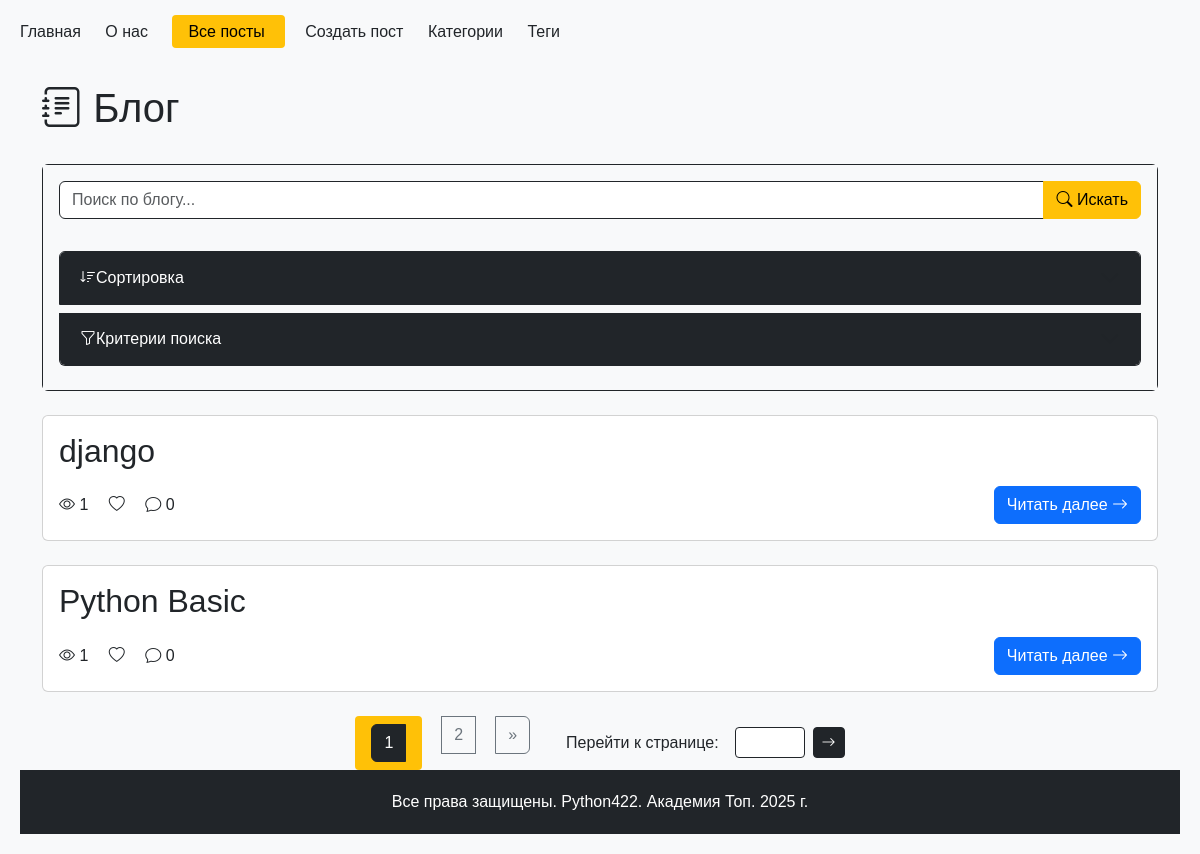
The app's page /posts/, older data.
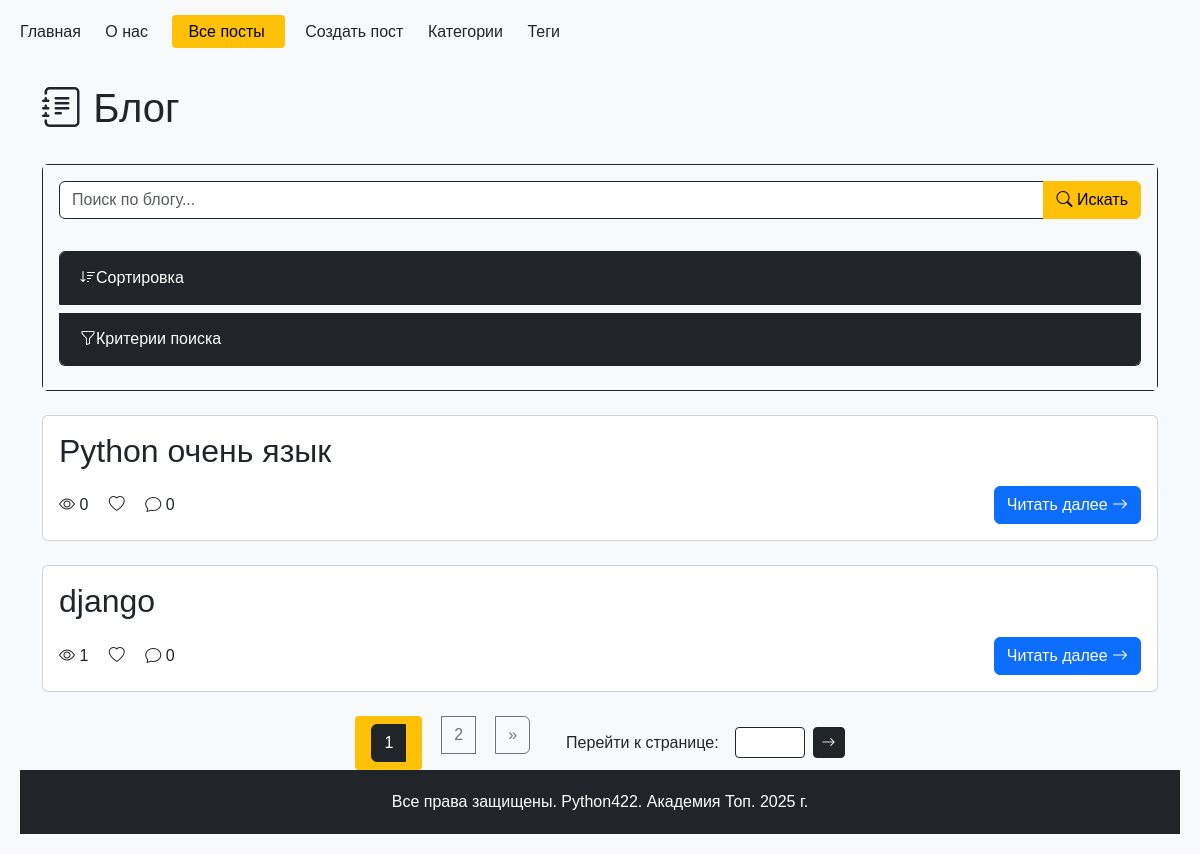
The same page, newer data.
### python_blog/models.py (models this page shows, shortened)
class Post(models.Model):
    STATUS_CHOICES = [
        ("draft", "Черновик"),
        ("review", "На проверке"),
        ("reviewed", "Проверено"),
        ("published", "Опубликовано"),
    ]
    title = models.CharField(max_length=100, unique=True, verbose_name="Заголовок")
    slug = models.SlugField(max_length=250, unique=True, verbose_name="Слаг", blank=True, null=True)
    content = models.TextField(verbose_name="Контент")
    author = models.ForeignKey(get_user_model(), on_delete=models.CASCADE, verbose_name="Автор", related_name="posts", default=None, null=True)
    created_at = models.DateTimeField(auto_now_add=True, verbose_name="Дата создания")
    updated_at = models.DateTimeField(auto_now=True, verbose_name="Дата обновления")
    views = models.PositiveIntegerField(default=0, verbose_name="Просмотры")
    status = models.CharField(
        max_length=10, choices=STATUS_CHOICES, default="review", verbose_name="Статус"
    )
    category = models.ForeignKey(
        "Category",  # Ссылка на модель Category
        on_delete=models.SET_NULL,  # При удалении категории, установить значение NULL
        blank=True,  # Не требуем в формах заполнения
        null=True,  # Разрешаем значение NULL в базе данных
        related_name="posts",  # Имя обратной связи
        default=None,  # По умолчанию значение NULL
        verbose_name="Категория",
    )
    tags = models.ManyToManyField("Tag", related_name="posts", verbose_name="Теги")
    class Meta:
        ordering = ["-created_at"]
        verbose_name = "Пост"
        verbose_name_plural = "Посты"

### python_blog/views.py (the view, shortened to what this page needs)
# urls.py: path("", catalog_posts, name="posts"),
def catalog_posts(request):
    posts = (
        Post.objects.select_related("category", "author")
        .prefetch_related("tags")
        .filter(status="published")
    )
    search_query = request.GET.get("search_query", "")
    sort_by = request.GET.get("sort_by", "created_date")
    if sort_by == "view_count":
        posts = posts.order_by("-views")
    elif sort_by == "update_date":
        posts = posts.order_by("-updated_at")
    else:
        posts = posts.order_by("-created_at")
    paginator = Paginator(posts, 2)
    page_number = request.GET.get("page", 1)
    page_obj = paginator.get_page(page_number)
    context = {
        "title": "Блог",
        "posts": page_obj,  # Теперь передаем страницу вместо queryset
        "page_obj": page_obj,  # Добавляем объект страницы в контекст
    }
    return render(request, "blog.html", context)

### python_blog/context_processors.py (called while the page is built)
def menu_items(request):
    menu = [
        {"title": "Главная", "url_name": "main"},
        {"title": "О нас", "url_name": "about"},
        {"title": "Все посты", "url_name": "blog:posts"},
        {"title": "Создать пост", "url_name": "blog:post_create"},
        {"title": "Категории", "url_name": "blog:categories"},
        {"title": "Теги", "url_name": "blog:tags"},
    ]
    current_url_name = request.resolver_match.view_name
    for item in menu:
        item['is_active'] = current_url_name == item['url_name']
    return {'menu_items': menu}

### python_blog/templates/blog.html (shortened to what the changed rows need)
{% extends "base.html" %}
{% load cache %}
{% block content %}
<div class="container mt-4">
    <div class="row mb-4">
        <div class="col">
            <h1 class="text-dark"><i class="bi bi-journal-text"></i> Блог</h1>
        </div>
    </div>
    <div class="col-md-12 mb-4">
        <form method="GET" action="{% url 'blog:posts' %}" class="card border-dark">
            <div class="card-body bg-light">
                <div class="row g-3">
                    <div class="accordion" id="searchAccordion">
                        <div class="accordion-item border-dark">
                            <h2 class="accordion-header">
                                <button class="accordion-button collapsed bg-dark text-white" type="button"
                                        data-bs-toggle="collapse" data-bs-target="#sortingCollapse">
                                    <i class="bi bi-sort-down"></i> Сортировка
                                </button>
                            </h2>
                        </div>
                        <div class="accordion-item border-dark">
                            <h2 class="accordion-header">
                                <button class="accordion-button collapsed bg-dark text-white" type="button"
                                        data-bs-toggle="collapse" data-bs-target="#criteriaCollapse">
                                    <i class="bi bi-funnel"></i> Критерии поиска
                                </button>
                            </h2>
                        </div>
                    </div>
                </div>
            </div>
        </form>
    </div>
    <div class="row">
        <div class="col-12">
            {% for post in posts %}
                {% include 'post_preview_include.html' %}
            {% empty %}
                <div class="alert alert-warning">
                    <i class="bi bi-info-circle"></i> Посты не найдены
                </div>
            {% endfor %}
            {% if page_obj.paginator.num_pages > 1 %}
            <nav aria-label="Page navigation" class="mt-4">
                <div class="d-flex justify-content-center align-items-center gap-3">
                    <ul class="pagination mb-0">
                        {% for p in page_obj.paginator.page_range %}
                            {% if p|add:'-5' < page_obj.number and page_obj.number|add:'-5' < p %}
                                <li class="page-item {% if page_obj.number == p %}active{% endif %}">
                                    <a class="page-link" href="?{% for key,value in request.GET.items %}{% if key != 'page' %}{{ key }}={{ value }}&{% endif %}{% endfor %}page={{ p }}">{{ p }}</a>
                                </li>
                            {% endif %}
                        {% endfor %}
                    </ul>
                </div>
            </nav>
            {% endif %}
        </div>
    </div>
</div>
{% endblock %}

### python_blog/templates/post_preview_include.html (shortened to what this page needs)
<div class="card mb-4">
    <div class="card-body">
        <h2 class="card-title">{{ post.title }}</h2>
        <div class="d-flex justify-content-between align-items-center">
            <div class="stats">
                <span class="me-3"><i class="bi bi-eye"></i> {{ post.views }}</span>
                <span class="me-3"><i class="bi bi-heart"></i> {{ post.likes }}</span>
                <span><i class="bi bi-chat"></i> {{ post.comments|length }}</span>
            </div>
            <a href="{% url 'blog:post_detail' post.slug %}" class="btn btn-primary">
                Читать далее <i class="bi bi-arrow-right"></i>
            </a>
        </div>
    </div>
</div>

Row changes from the older to the newer data that the page shows:
no longer on this page (row unchanged): Post: title "Python Basic", views "1", comments|length "0"
added Post: title "Python очень язык", views "0", comments|length "0"
